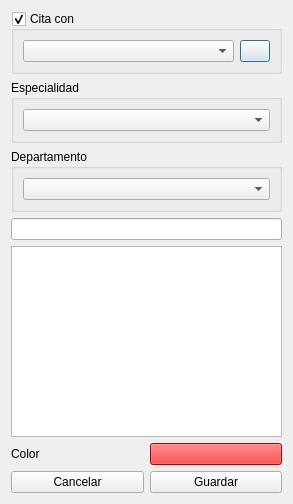
<?xml version="1.0" encoding="UTF-8"?>
<ui version="4.0">
 <class>EditEventForm</class>
 <widget class="QDialog" name="EditEventForm">
  <property name="geometry">
   <rect>
    <x>0</x>
    <y>0</y>
    <width>293</width>
    <height>504</height>
   </rect>
  </property>
  <property name="windowTitle">
   <string>Dialog</string>
  </property>
  <layout class="QGridLayout" name="gridLayout">
   <item row="0" column="0" colspan="2">
    <widget class="QGroupBox" name="reunion_group">
     <property name="title">
      <string>Cita con</string>
     </property>
     <property name="checkable">
      <bool>true</bool>
     </property>
     <layout class="QHBoxLayout" name="horizontalLayout">
      <item>
       <widget class="QComboBox" name="combo_cliente"/>
      </item>
      <item>
       <widget class="QPushButton" name="pushButton">
        <property name="maximumSize">
         <size>
          <width>30</width>
          <height>16777215</height>
         </size>
        </property>
        <property name="text">
         <string/>
        </property>
        <property name="icon">
         <iconset resource="../terra.qrc">
          <normaloff>:/Icons/PNG/search.png</normaloff>:/Icons/PNG/search.png</iconset>
        </property>
       </widget>
      </item>
     </layout>
    </widget>
   </item>
   <item row="1" column="0" colspan="2">
    <widget class="QGroupBox" name="especialidad_group">
     <property name="title">
      <string>Especialidad</string>
     </property>
     <layout class="QVBoxLayout" name="verticalLayout">
      <item>
       <widget class="QComboBox" name="combo_espec"/>
      </item>
     </layout>
    </widget>
   </item>
   <item row="2" column="0" colspan="2">
    <widget class="QGroupBox" name="departamento_group">
     <property name="title">
      <string>Departamento</string>
     </property>
     <layout class="QVBoxLayout" name="verticalLayout_2">
      <item>
       <widget class="QComboBox" name="combo_dep"/>
      </item>
     </layout>
    </widget>
   </item>
   <item row="6" column="0">
    <widget class="QPushButton" name="btn_cancelar">
     <property name="text">
      <string>Cancelar</string>
     </property>
     <property name="icon">
      <iconset resource="../terra.qrc">
       <normaloff>:/Icons/PNG/undo.png</normaloff>:/Icons/PNG/undo.png</iconset>
     </property>
    </widget>
   </item>
   <item row="6" column="1">
    <widget class="QPushButton" name="btn_guardar">
     <property name="text">
      <string>Guardar</string>
     </property>
     <property name="icon">
      <iconset resource="../terra.qrc">
       <normaloff>:/Icons/PNG/Save.png</normaloff>:/Icons/PNG/Save.png</iconset>
     </property>
    </widget>
   </item>
   <item row="4" column="0" colspan="2">
    <widget class="QPlainTextEdit" name="txt_asunto"/>
   </item>
   <item row="5" column="0" colspan="2">
    <layout class="QHBoxLayout" name="horizontalLayout_3">
     <item>
      <widget class="QLabel" name="label_3">
       <property name="text">
        <string>Color</string>
       </property>
      </widget>
     </item>
     <item>
      <widget class="QPushButton" name="btn_getColor">
       <property name="styleSheet">
        <string notr="true">background-color: red</string>
       </property>
       <property name="text">
        <string/>
       </property>
       <property name="flat">
        <bool>false</bool>
       </property>
      </widget>
     </item>
    </layout>
   </item>
   <item row="3" column="0" colspan="2">
    <widget class="QLineEdit" name="txt_tituloEvento"/>
   </item>
  </layout>
  <zorder>reunion_group</zorder>
  <zorder>especialidad_group</zorder>
  <zorder>departamento_group</zorder>
  <zorder>txt_asunto</zorder>
  <zorder>btn_cancelar</zorder>
  <zorder>btn_guardar</zorder>
  <zorder>txt_tituloEvento</zorder>
 </widget>
 <resources>
  <include location="../terra.qrc"/>
 </resources>
 <connections/>
</ui>
